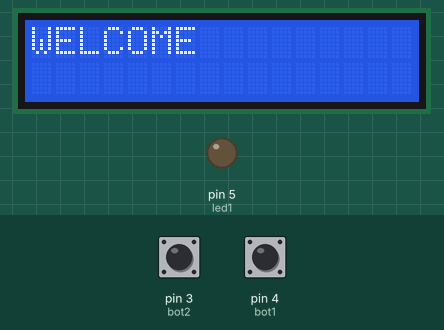
The sketch below on a simulated Arduino Uno, built with avr-gcc and run on an emulated ATmega328P. Shown: 16×2 character LCD, output pins drawn as LEDs (lit = HIGH). The inputs (shaded band) are chosen by the test bench; at power-on: pin 3 (bot2) LOW, pin 4 (bot1) LOW.

Above: at 1.2 s.
1.3 s: pin 3 (bot2) pulled HIGH for 0.15 s
At 2.0 s:
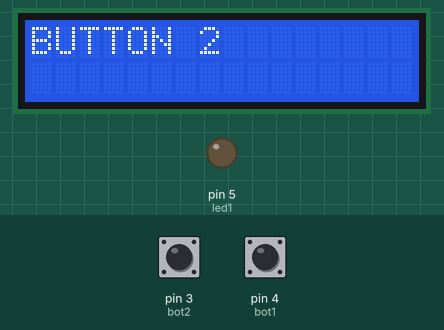
2.9 s: pin 4 (bot1) pulled HIGH for 0.15 s
At 3.3 s:
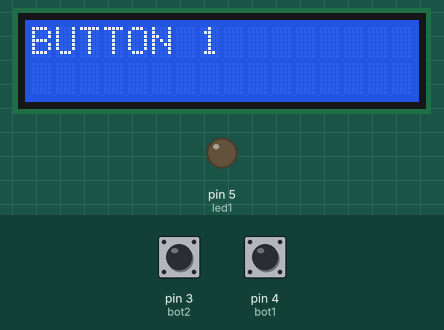
4.5 s: pin 3 (bot2) pulled HIGH for 3.2 s
At 5.9 s:
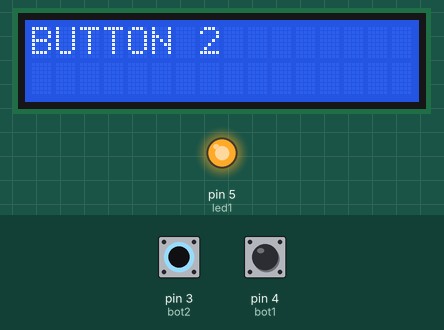
Timing chart, 0 to 9.3 s (numbered marks = the images above; inputs shaded):
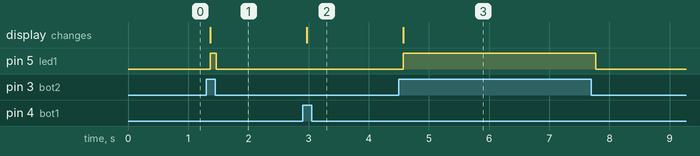

The sketch:

lcd_button.ino
```cpp
/*

    PRINTING TO THE LCD SCREEN WITH THE BUTTON
    @github.com/berhanozturk

*/

#include <LiquidCrystal.h>

const int bot1 =  4; //First Button
const int bot2 =  3; //Second Button
const int led1 =  5; //Led pin

LiquidCrystal lcd(13,12,11,10,9,8);

void setup() {

  lcd.begin(16,2); //start the 16x2 LCD
  lcd.print("WELCOME"); // First text
  pinMode(bot1,INPUT); //set the 1st button as input
  pinMode(bot2,INPUT); //set the 2nd button as input
  pinMode(led1,OUTPUT); //set the led as output

}

void loop() {
  //When the 1st button is pressed, the led will be active and "Button 1" will be written.
  if(digitalRead(bot1) == HIGH){
    digitalWrite(led1,HIGH);
    lcd.clear();
    lcd.print("BUTTON 1");
  }
  //if the first button is not pressed, do nothing
  else
    digitalWrite(led1,LOW);
  //When the 1st button is pressed, the led will be active and "Button 2" will be written.
  if(digitalRead(bot2) == HIGH){
    digitalWrite(led1,HIGH);
    lcd.clear();
    lcd.print("BUTTON 2");
  }
  //if the second button is not pressed, do nothing
  else
    digitalWrite(led1,LOW);

  delay(100);

}
```

Measured:
- after the input at 1.3 s, pin 5 (led1): LOW → HIGH after 0.06 s, → LOW 0.10 s later; the display: changes after 0.07 s (image 1)
- after the input at 2.9 s, the display: changes after 0.07 s (image 2)
- after the input at 4.5 s, pin 5 (led1): LOW → HIGH after 0.07 s, → LOW 3.2 s later; the display: changes after 0.07 s (image 3)
